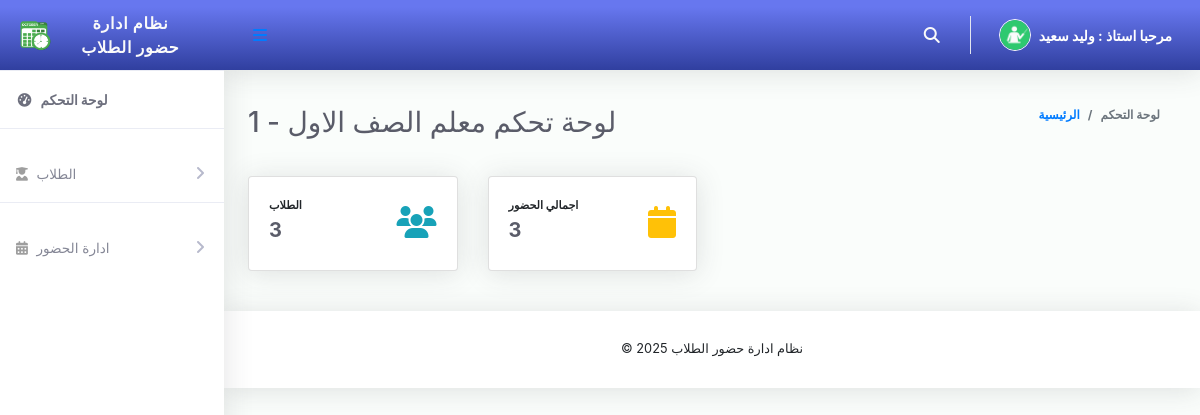
/ClassTeacher/index.php (signed in), run on the app's committed database.
### tables this page shows
CREATE TABLE `tblclassteacher` (
  `Id` int(10) NOT NULL,
  `firstName` varchar(255) NOT NULL,
  `lastName` varchar(255) NOT NULL,
  `emailAddress` varchar(255) NOT NULL,
  `password` varchar(255) NOT NULL,
  `phoneNo` varchar(50) NOT NULL,
  `classId` varchar(10) NOT NULL,
  `classArmId` varchar(10) NOT NULL,
  `dateCreated` varchar(50) NOT NULL
);

CREATE TABLE `tblclassarms` (
  `Id` int(10) NOT NULL,
  `classId` varchar(10) NOT NULL,
  `classArmName` varchar(255) NOT NULL,
  `isAssigned` varchar(10) NOT NULL
);

CREATE TABLE `tblclass` (
  `Id` int(10) NOT NULL,
  `className` varchar(255) NOT NULL
);

### ClassTeacher/index.php (the view, shortened to what this page needs)
<?php
include '../Includes/dbcon.php';
    $query = "SELECT tblclass.className,tblclassarms.classArmName
    FROM tblclassteacher
    INNER JOIN tblclass ON tblclass.Id = tblclassteacher.classId
    INNER JOIN tblclassarms ON tblclassarms.Id = tblclassteacher.classArmId
    Where tblclassteacher.Id = '$_SESSION[userId]'";
    $rs = $conn->query($query);
    $rrw = $rs->fetch_assoc();
?>
<!DOCTYPE html>
<html lang="en">
<head>
  <link href="../vendor/fontawesome-free/css/all.min.css" rel="stylesheet" type="text/css">
  <link href="../vendor/bootstrap/css/bootstrap.min.css" rel="stylesheet" type="text/css">
  <link href="css/ruang-admin.min.css" rel="stylesheet">
</head>
<body id="page-top">
  <div id="wrapper">
   <?php include "Includes/sidebar.php";?>
    <div id="content-wrapper" class="d-flex flex-column">
      <div id="content">
           <?php include "Includes/topbar.php";?>
        <div class="container-fluid" id="container-wrapper">
          <div class="d-sm-flex align-items-center justify-content-between mb-4">
            <h1 class="h3 mb-0 text-gray-800">   لوحة تحكم معلم   <?php echo $rrw['className'].' - '.$rrw['classArmName'];?></h1>
            <ol class="breadcrumb">
              <li class="breadcrumb-item"><a href="./">الرئيسية</a></li>
              <li class="breadcrumb-item active" aria-current="page">لوحة التحكم</li>
            </ol>
          </div>
          <div class="row mb-3">
          <?php
$query1=mysqli_query($conn,"SELECT * from tblstudents where classId = '$_SESSION[classId]' and classArmId = '$_SESSION[classArmId]'");
$students = mysqli_num_rows($query1);
?>
            <div class="col-xl-3 col-md-6 mb-4">
              <div class="card h-100">
                <div class="card-body">
                  <div class="row no-gutters align-items-center">
                    <div class="col mr-2">
                      <div class="text-xs font-weight-bold text-uppercase mb-1">الطلاب</div>
                      <div class="h5 mb-0 mr-3 font-weight-bold text-gray-800"><?php echo $students;?></div>
                    </div>
                    <div class="col-auto">
                      <i class="fas fa-users fa-2x text-info"></i>
                    </div>
                  </div>
                </div>
              </div>
            </div>
            <?php
$query1=mysqli_query($conn,"SELECT * from tblattendance where classId = '$_SESSION[classId]' and classArmId = '$_SESSION[classArmId]'");
$totAttendance = mysqli_num_rows($query1);
?>
            <div class="col-xl-3 col-md-6 mb-4">
              <div class="card h-100">
                <div class="card-body">
                  <div class="row no-gutters align-items-center">
                    <div class="col mr-2">
                      <div class="text-xs font-weight-bold text-uppercase mb-1">اجمالي الحضور</div>
                      <div class="h5 mb-0 font-weight-bold text-gray-800"><?php echo $totAttendance;?></div>
                    </div>
                    <div class="col-auto">
                      <i class="fas fa-calendar fa-2x text-warning"></i>
                    </div>
                  </div>
                </div>
              </div>
            </div>
        </div>
      </div>
      <?php include 'includes/footer.php';?>
    </div>
  </div>
</body>
</html>

### ClassTeacher/Includes/topbar.php (shortened to what this page needs)
<?php
  $query = "SELECT * FROM tblclassteacher WHERE Id = ".$_SESSION['userId']."";
  $rs = $conn->query($query);
  $rows = $rs->fetch_assoc();
  $fullName = $rows['firstName']." ".$rows['lastName'];;
?>
<nav class="navbar navbar-expand navbar-light bg-gradient-primary topbar mb-4 static-top">
          <button id="sidebarToggleTop" class="btn btn-link rounded-circle mr-3">
            <i class="fa fa-bars"></i>
          </button>
          <ul class="navbar-nav ml-auto">
            <li class="nav-item dropdown no-arrow">
              <a class="nav-link dropdown-toggle" href="#" id="searchDropdown" role="button" data-toggle="dropdown"
                aria-haspopup="true" aria-expanded="false">
                <i class="fas fa-search fa-fw"></i>
              </a>
            </li>
            <li class="nav-item dropdown no-arrow">
              <a class="nav-link dropdown-toggle" href="#" id="userDropdown" role="button" data-toggle="dropdown"
                aria-haspopup="true" aria-expanded="false">
                <img class="img-profile rounded-circle" src="img/tecc.png" style="max-width: 60px">
                <span class="ml-2 d-none d-lg-inline text-white small"><b>مرحبا استاذ  :    <?php echo $fullName;?></b></span>
              </a>
            </li>
          </ul>
        </nav>

### data on the page
tblclassteacher: fullName "وليد سعيد"
tblclassarms: classId.className "الصف الاول", classArmName "1"

### other printed values
$students "3"
$totAttendance "3"
